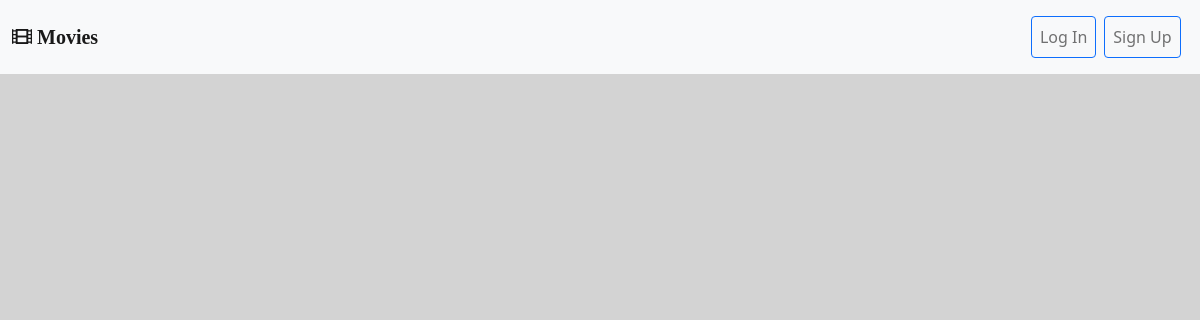
/articles/, run on an earlier commit of the app's database.
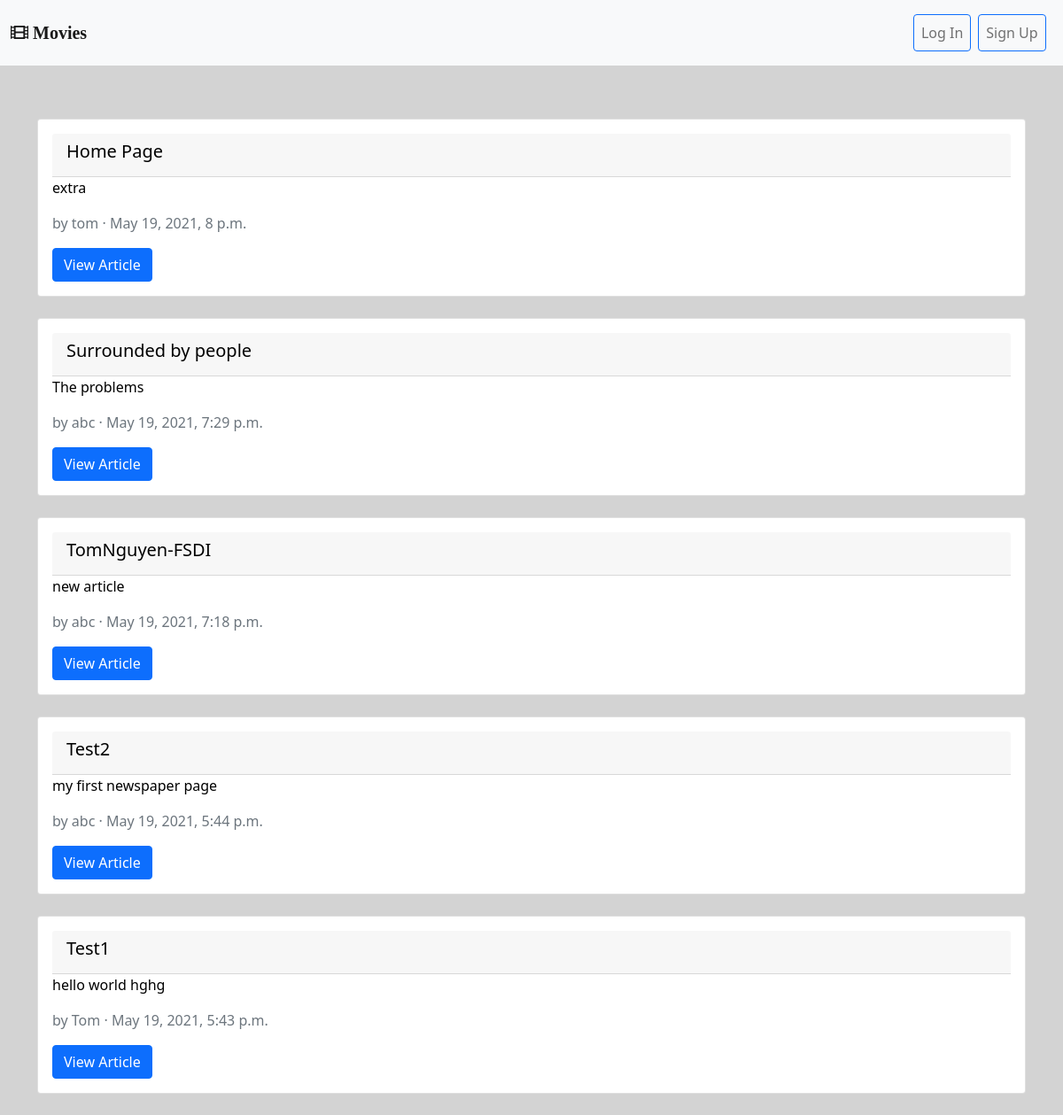
And on a later commit of the database.
### articles/models.py (models this page shows, shortened)
class Article(models.Model):
    title = models.CharField(max_length=255)
    body = models.TextField()
    date = models.DateTimeField(auto_now_add=True)
    author = models.ForeignKey(
        get_user_model(),       # the user that is creating the model
        on_delete = models.CASCADE
    )
    image = models.ImageField(upload_to='static/images/', default='static/images/')

### accounts/models.py (models this page shows)
class CustomUser(AbstractUser):
    age = models.PositiveIntegerField(null=True, blank=True)

### articles/views.py (the view)
# urls.py: path('', ArticleListView.as_view(),  name='article_list'),
class ArticleListView(ListView):
    model = Article
    template_name = "article_list.html"

### templates/article_list.html (shortened to what this page needs)
{% extends 'base.html' %}
{% load static %}
{% block cssstyle %}
<link rel="stylesheet" href="{% static 'css/article_detail.css' %}">
{% endblock cssstyle %}
{% block content %}
    <div class="container">
        {% for article in object_list reversed %}
        <div class="card mx-auto">
            <div class="card-body">
                <a href="{% url 'article_detail' article.pk %}" style="text-decoration: none; color: black;">
                    <div class="card-header">
                        <h5 class="card-title">{{ article.title|capfirst }}</h5>
                    </div>
                    <p class="card-text">{{ article.body }}</p>
                    <p>
                        <span class="text-muted">
                            by {{ article.author }} &middot; {{ article.date }}
                        </span>
                    </p>
                </a>
                <a href="{% url 'article_detail' article.pk %}" class="btn btn-primary">View Article</a>
            </div>
        </div>
        <br />
        {% endfor %}
    </div>
{% endblock content %}

### templates/base.html (shortened to what this page needs)
{% load static %}
<!DOCTYPE html>
<html lang="en">
<head>
<link href="https://cdn.jsdelivr.net/npm/bootstrap@5.0.0/dist/css/bootstrap.min.css" rel="stylesheet">
<link rel="stylesheet" href="https://use.fontawesome.com/releases/v5.15.1/css/all.css"
>
<link rel="stylesheet" href="{% static 'css/base.css' %}">
{% block cssstyle %}
{% endblock cssstyle %}
</head>
<body class="">
    <nav class="navbar navbar-expand-md navbar-light bg-light">
        <div class="container-fluid">
          <a class="navbar-brand" href="{% url 'home' %}"><i class="fas fa-film"> Movies</i> </a>
          <div class="collapse navbar-collapse" id="navbarTogglerDemo02">
            <ul class="navbar-nav me-auto mb-2 mb-lg-0">
              {% if user.is_authenticated %}
              <li class="nav-item btn-lg">
                <a class="nav-link text-center btn btn-outline-primary" id="homePage" href="{% url 'home' %}">Home</a>
              </li>
              <li class="nav-item btn-lg">
                <a class="nav-link text-center btn btn-outline-primary" id="viewArticlePage" href="{% url 'article_list' %}">View Articles</a>
              </li>
                <li class="nav-item btn-lg">
                  <a class="nav-link text-center btn btn-outline-primary" id="addArticlePage" href="{% url 'article_new' %}">Add Articles</a>
                </li>
              <div class="nav-center-divider text-center"></div>
              <li class="nav-item btn-lg">
                <a class="nav-link text-center btn btn-outline-primary" id="passwordResetPage" href="{% url 'password_change' %}">Reset Password</a>
              </li>
              <li class="nav-item btn-lg">
                <a class="nav-link text-center btn btn-outline-primary" id="logoutPage" href="{% url 'logout' %}">Log Out</a>
              </li>
              {% else %}
              <div class="nav-center-divider"></div>
              <li class="nav-item btn-lg">
                <a class="nav-link text-center btn btn-outline-primary" id="loginPage" href="{% url 'login' %}">Log In</a>
              </li>
              <li class="nav-item btn-lg">
                  <a class="nav-link text-center btn btn-outline-primary" id="signupPage" href="{% url 'signup' %}">Sign Up</a>
              </li>
                {% endif %}
            </ul>
          </div>
        </div>
      </nav>
    <main>
        {% block content %}
        {% endblock content %}
    </main>
</body>
</html>

### static/css/base.css (style rules this page uses)
body { background-color:lightgrey; }
.navbar-nav { width: 100%; display: flex; }
.nav-link { margin-left:-12px; margin-right: -12px; }
.nav-center-divider { width: calc( 100% - 15% ); }
.navbar-nav li { white-space: nowrap; }
.card:first-of-type { margin-top: 60px; }

What changed in the data, as far as the page shows it:
added Article: title "Home Page", body "extra", author "tom", date "May 19, 2021, 8 p.m."
added Article: title "Surrounded by people", body "The problems", author "abc", date "May 19, 2021, 7:29 p.m."
added Article: title "TomNguyen-FSDI", body "new article", author "abc", date "May 19, 2021, 7:18 p.m."
added Article: title "Test2", body "my first newspaper page", author "abc", date "May 19, 2021, 5:44 p.m."
added Article: title "Test1", body "hello world hghg", author "Tom", date "May 19, 2021, 5:43 p.m."
